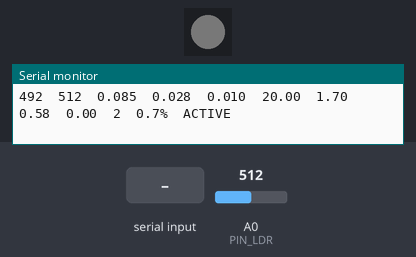
This sketch was run on a simulated Arduino Uno, built with avr-gcc and run on an emulated ATmega328P. On the bench: 1 RGB LEDs in strip order, left to right, the last lines printed to the serial monitor. The inputs (shaded band) are chosen by the test bench; at power-on: A0 (PIN_LDR) = 512. Dim RGB values are drawn brighter than linear.

Above: at 2.4 s.
2.5 s: A0 (PIN_LDR) set to 716
5.5 s: A0 (PIN_LDR) set to 509
8.5 s: A0 (PIN_LDR) set to 494
10.7 s: "CAL\n" received over Serial
At 11.2 s:
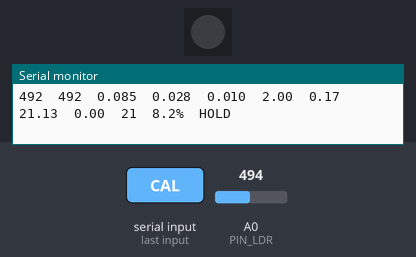
15.4 s: A0 (PIN_LDR) set to 460
At 16.4 s:
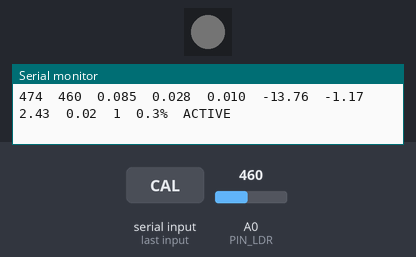
Timing chart, 0 to 19.4 s (numbered marks = the images above; inputs shaded):
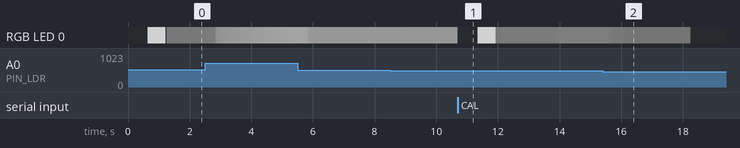

The sketch:

light-control-2.ino
```cpp
#include <Adafruit_NeoPixel.h>

// ---------------- Hardware ----------------
const int PIN_LED_DIN = 5;
const int PIN_LDR = A0;
const int LED_COUNT = 1;
Adafruit_NeoPixel strip(LED_COUNT, PIN_LED_DIN, NEO_GRB + NEO_KHZ800);

// ---------------- Loop timing ----------------
const unsigned long SAMPLE_MS = 20;  // 50 Hz control loop
const float DT = SAMPLE_MS / 1000.0f;

// ---------------- PID gains ----------------
// Conservative defaults to avoid flicker and overshoot.
float Kp = 0.085f;
float Ki = 0.028f;
float Kd = 0.010f;

// ---------------- Stability / smoothing ----------------
const float SENSOR_ALPHA = 0.10f;      // EMA on LDR reading
const float DERIV_ALPHA = 0.20f;       // EMA on derivative
const float ERROR_DEADBAND = 1.5f;     // Ignore tiny error
const float MAX_STEP = 1.8f;           // Max LED change per cycle (anti-flicker)
const float ITERM_LIMIT = 140.0f;      // Anti-windup clamp
const unsigned long PRINT_MS = 250;    // Human-readable telemetry rate
const int HEADER_EVERY = 16;           // Reprint column header every N lines
const float KP_STEP = 0.005f;
const float KI_STEP = 0.002f;
const float KD_STEP = 0.002f;
const int SP_STEP = 5;
const float PLOT_SNAP_ERR = 2.0f;            // If close enough, snap displayed MEA to SET.
const unsigned long PLOT_SNAP_MS = 1200;     // Must remain close for this long.
const float FLAT_LOCK_ENTER_ERR = 2.0f;      // Enter flat lock when near setpoint.
const float FLAT_LOCK_ENTER_DMEAS = 25.0f;   // And measured value is not moving quickly.
const unsigned long FLAT_LOCK_ENTER_MS = 1400;
const float FLAT_LOCK_EXIT_ERR = 5.0f;       // Exit on larger disturbance.
const float FLAT_LOCK_EXIT_DMEAS = 60.0f;
const unsigned int FLAT_LOCK_EXIT_COUNT = 2;

// Hold logic: tuned for smoother behavior without getting stuck in HOLD.
const float HOLD_ENTER_ERR = 3.0f;
const float HOLD_ENTER_DMEAS = 40.0f;
const unsigned long HOLD_ENTER_MS = 1000;
const float HOLD_EXIT_ERR = 6.0f;
const float HOLD_EXIT_DMEAS = 70.0f;
const unsigned int HOLD_EXIT_COUNT = 2;
const float HOLD_FORCE_EXIT_ERR = 10.0f;       // Immediate unlock if error is clearly large.
const unsigned long HOLD_REENTER_BLOCK_MS = 1200;  // Prevent rapid HOLD->ACTIVE->HOLD chatter.

// ---------------- Setpoint and plant sign ----------------
int setpoint = 500;   // will be replaced by auto-calibration
int plantSign = 1;    // +1: brighter LED => larger ADC, -1 opposite
int ambientLdr = 0;
int calibLdr = 0;

// ---------------- Controller state ----------------
float pvFilt = 0.0f;
float prevPv = 0.0f;
float dMeasFilt = 0.0f;
float iTerm = 0.0f;
float outPrev = 0.0f;
float lastError = 0.0f;
float lastPTerm = 0.0f;
float lastDTerm = 0.0f;
unsigned long lastControlMs = 0;
unsigned long lastPrintMs = 0;
unsigned int telemetryLines = 0;
unsigned long stableSinceMs = 0;
bool holdMode = false;
int holdBrightness = 0;
unsigned int unlockCounter = 0;
unsigned long holdReenableMs = 0;
unsigned long closeSinceMs = 0;
int measuredForPlot = 0;
unsigned long flatSinceMs = 0;
bool flatLockMode = false;
int flatBrightness = 0;
unsigned int flatUnlockCounter = 0;

String serialLine;

int readLdrAveraged() {
  long acc = 0;
  for (int i = 0; i < 8; i++) {
    acc += analogRead(PIN_LDR);
  }
  return (int)(acc / 8);
}

void setWhiteBrightness(int brightness) {
  brightness = constrain(brightness, 0, 255);
  strip.setPixelColor(0, strip.Color(brightness, brightness, brightness));
  strip.show();
}

void printStatus() {
  Serial.print("PID: Kp=");
  Serial.print(Kp, 4);
  Serial.print(" Ki=");
  Serial.print(Ki, 4);
  Serial.print(" Kd=");
  Serial.print(Kd, 4);
  Serial.print(" | SP=");
  Serial.print(setpoint);
  Serial.print(" | sign=");
  Serial.print(plantSign);
  Serial.print(" | ambient=");
  Serial.print(ambientLdr);
  Serial.print(" | calib=");
  Serial.println(calibLdr);
  Serial.println("Quick tune keys: W/S = SP +/- , U/J = Kp +/- , I/K = Ki +/- , O/L = Kd +/-");
}

void calibrate() {
  const int calibrationBrightness = 120;

  // Read ambient with LED off.
  setWhiteBrightness(0);
  delay(250);
  long offSum = 0;
  for (int i = 0; i < 100; i++) {
    offSum += readLdrAveraged();
    delay(3);
  }
  ambientLdr = (int)(offSum / 100);

  // Read response at a known white brightness.
  setWhiteBrightness(calibrationBrightness);
  delay(250);
  long onSum = 0;
  for (int i = 0; i < 80; i++) {
    onSum += readLdrAveraged();
    delay(3);
  }
  calibLdr = (int)(onSum / 80);
  setWhiteBrightness(0);

  plantSign = (calibLdr > ambientLdr) ? 1 : -1;

  // Choose a sensible target in the controllable direction.
  // We aim for ~70% of the measured delta at the calibration brightness
  // for decent headroom and smooth control.
  int measuredDelta = abs(calibLdr - ambientLdr);
  int targetDelta = constrain((int)(measuredDelta * 0.70f), 20, 220);
  setpoint = constrain(ambientLdr + plantSign * targetDelta, 5, 1018);

  pvFilt = ambientLdr;
  prevPv = ambientLdr;
  dMeasFilt = 0.0f;
  iTerm = 0.0f;
  outPrev = 0.0f;
  holdMode = false;
  holdBrightness = 0;
  stableSinceMs = 0;
  unlockCounter = 0;
  holdReenableMs = 0;
  closeSinceMs = 0;
  measuredForPlot = ambientLdr;
  flatSinceMs = 0;
  flatLockMode = false;
  flatBrightness = 0;
  flatUnlockCounter = 0;

  Serial.println("Calibration complete.");
  if (measuredDelta < 8) {
    Serial.println("Warning: very weak LDR coupling. Move LDR closer to LED.");
  }
  printStatus();
}

void printTelemetry(int brightness) {
  bool stable = (fabs(lastError) <= HOLD_ENTER_ERR) &&
                (fabs(dMeasFilt) <= HOLD_ENTER_DMEAS);

  if (telemetryLines % HEADER_EVERY == 0) {
    Serial.println("SET\tMEA\tP\tI\tD\tERR\tPTERM\tITERM\tDTERM\tLED\tLED%\tSTATE");
  }
  telemetryLines++;

  int ledPct10 = (brightness * 1000) / 255;  // one decimal place without float format cost

  Serial.print(setpoint); Serial.print("\t");
  Serial.print(measuredForPlot); Serial.print("\t");
  Serial.print(Kp, 3); Serial.print("\t");
  Serial.print(Ki, 3); Serial.print("\t");
  Serial.print(Kd, 3); Serial.print("\t");
  Serial.print(lastError, 2); Serial.print("\t");
  Serial.print(lastPTerm, 2); Serial.print("\t");
  Serial.print(iTerm, 2); Serial.print("\t");
  Serial.print(lastDTerm, 2); Serial.print("\t");
  Serial.print(brightness); Serial.print("\t");
  Serial.print(ledPct10 / 10); Serial.print(".");
  Serial.print(ledPct10 % 10); Serial.print("%\t");
  if (holdMode) Serial.println("HOLD");
  else if (flatLockMode) Serial.println("FLAT");
  else Serial.println(stable ? "STABLE" : "ACTIVE");
}

void handleSerial() {
  while (Serial.available() > 0) {
    char c = (char)Serial.read();
    if (c == '\r') continue;
    if (c != '\n') {
      serialLine += c;
      continue;
    }

    serialLine.trim();
    if (serialLine.length() == 0) {
      serialLine = "";
      continue;
    }

    if (serialLine.equalsIgnoreCase("CAL")) {
      calibrate();
    } else if (serialLine.equalsIgnoreCase("P")) {
      printStatus();
      Serial.println("Commands: CAL | P | KP v | KI v | KD v | SP v");
      Serial.println("Quick keys: W/S(SP) U/J(Kp) I/K(Ki) O/L(Kd)");
    } else if (serialLine.length() == 1) {
      char key = serialLine.charAt(0);
      switch (key) {
        case 'W':
        case 'w':
          setpoint = constrain(setpoint + SP_STEP, 0, 1023);
          break;
        case 'S':
        case 's':
          setpoint = constrain(setpoint - SP_STEP, 0, 1023);
          break;
        case 'U':
        case 'u':
          Kp += KP_STEP;
          break;
        case 'J':
        case 'j':
          Kp = max(0.0f, Kp - KP_STEP);
          break;
        case 'I':
        case 'i':
          Ki += KI_STEP;
          break;
        case 'K':
        case 'k':
          Ki = max(0.0f, Ki - KI_STEP);
          break;
        case 'O':
        case 'o':
          Kd += KD_STEP;
          break;
        case 'L':
        case 'l':
          Kd = max(0.0f, Kd - KD_STEP);
          break;
        default:
          Serial.println("Unknown quick key. Use W/S, U/J, I/K, O/L.");
          serialLine = "";
          continue;
      }
      printStatus();
    } else {
      int sep = serialLine.indexOf(' ');
      if (sep > 0) {
        String cmd = serialLine.substring(0, sep);
        String arg = serialLine.substring(sep + 1);
        cmd.trim();
        arg.trim();

        if (arg.length() == 0) {
          Serial.println("Missing value. Example: KP 0.080");
        } else {
          float val = arg.toFloat();
          bool handled = true;

          if (cmd.equalsIgnoreCase("KP")) Kp = max(0.0f, val);
          else if (cmd.equalsIgnoreCase("KI")) Ki = max(0.0f, val);
          else if (cmd.equalsIgnoreCase("KD")) Kd = max(0.0f, val);
          else if (cmd.equalsIgnoreCase("SP")) setpoint = (int)constrain(val, 0.0f, 1023.0f);
          else handled = false;

          if (handled) printStatus();
          else {
            Serial.println("Unknown command.");
            Serial.println("Commands: CAL | P | KP v | KI v | KD v | SP v");
            Serial.println("Quick keys: W/S(SP) U/J(Kp) I/K(Ki) O/L(Kd)");
          }
        }
      } else {
        Serial.println("Commands: CAL | P | KP v | KI v | KD v | SP v");
        Serial.println("Quick keys: W/S(SP) U/J(Kp) I/K(Ki) O/L(Kd)");
      }
    }

    serialLine = "";
  }
}

void setup() {
  pinMode(PIN_LDR, INPUT);
  strip.begin();
  strip.clear();
  strip.show();

  Serial.begin(115200);
  unsigned long serialWaitStart = millis();
  while (!Serial && (millis() - serialWaitStart < 1500)) {
    ;  // Short wait for serial monitor, then continue headless.
  }

  Serial.println("WS2812 + LDR PID controller starting...");
  calibrate();
  Serial.println("Type 'P' for config, 'CAL' to recalibrate, or 'SP/KP/KI/KD value' to tune.");
  Serial.println("Quick tune keys: W/S(SP) U/J(Kp) I/K(Ki) O/L(Kd)");

  lastControlMs = millis();
  lastPrintMs = lastControlMs;
}

void loop() {
  handleSerial();

  unsigned long now = millis();
  if ((now - lastControlMs) < SAMPLE_MS) return;
  lastControlMs += SAMPLE_MS;

  int rawLdr = readLdrAveraged();

  // Sensor filtering
  pvFilt += SENSOR_ALPHA * ((float)rawLdr - pvFilt);

  // Signed error so positive error always means "need more LED output".
  float error = plantSign * ((float)setpoint - pvFilt);
  if (fabs(error) < ERROR_DEADBAND) error = 0.0f;
  lastError = error;

  // Derivative on measurement (less kick when setpoint changes).
  float dMeas = (pvFilt - prevPv) / DT;
  prevPv = pvFilt;
  dMeasFilt += DERIV_ALPHA * (dMeas - dMeasFilt);

  float pTerm = Kp * error;
  float dTerm = -Kd * dMeasFilt;
  lastPTerm = pTerm;
  lastDTerm = dTerm;

  // Conditional integration anti-windup.
  float uNoI = pTerm + iTerm + dTerm;
  bool atHighAndWorsening = (uNoI > 255.0f && error > 0.0f);
  bool atLowAndWorsening = (uNoI < 0.0f && error < 0.0f);
  // Freeze integral while output is held to avoid integral drift under locked actuator.
  if (!holdMode && !flatLockMode && !(atHighAndWorsening || atLowAndWorsening)) {
    iTerm += Ki * error * DT;
  }
  iTerm = constrain(iTerm, -ITERM_LIMIT, ITERM_LIMIT);

  // Compose output and apply anti-flicker slew-rate limiting.
  float u = pTerm + iTerm + dTerm;
  u = constrain(u, 0.0f, 255.0f);
  u = constrain(u, outPrev - MAX_STEP, outPrev + MAX_STEP);
  int brightness = (int)(u + 0.5f);

  // Stability hold: freeze output once settled, release only on larger changes.
  bool stableNow = (fabs(error) <= HOLD_ENTER_ERR) && (fabs(dMeasFilt) <= HOLD_ENTER_DMEAS);
  if (!holdMode) {
    if (stableNow && now >= holdReenableMs) {
      if (stableSinceMs == 0) stableSinceMs = now;
      if ((now - stableSinceMs) >= HOLD_ENTER_MS) {
        holdMode = true;
        holdBrightness = brightness;
        unlockCounter = 0;
      }
    } else {
      stableSinceMs = 0;
    }
  } else {
    bool forceExit = (fabs(error) >= HOLD_FORCE_EXIT_ERR);
    bool largeChange = forceExit || (fabs(error) >= HOLD_EXIT_ERR) || (fabs(dMeasFilt) >= HOLD_EXIT_DMEAS);
    if (largeChange) {
      unlockCounter = forceExit ? HOLD_EXIT_COUNT : (unlockCounter + 1);
      if (unlockCounter >= HOLD_EXIT_COUNT) {
        holdMode = false;
        stableSinceMs = 0;
        unlockCounter = 0;
        holdReenableMs = now + HOLD_REENTER_BLOCK_MS;
      }
    } else {
      unlockCounter = 0;
    }
    brightness = holdBrightness;
    u = (float)holdBrightness;
  }

  // Flat lock: freeze LED output after settling to stop low-level flicker.
  bool flatEligible = !holdMode &&
                      (fabs(error) <= FLAT_LOCK_ENTER_ERR) &&
                      (fabs(dMeasFilt) <= FLAT_LOCK_ENTER_DMEAS);
  if (!flatLockMode) {
    if (flatEligible) {
      if (flatSinceMs == 0) flatSinceMs = now;
      if ((now - flatSinceMs) >= FLAT_LOCK_ENTER_MS) {
        flatLockMode = true;
        flatBrightness = brightness;
        flatUnlockCounter = 0;
      }
    } else {
      flatSinceMs = 0;
    }
  } else {
    bool flatLargeChange = (fabs(error) >= FLAT_LOCK_EXIT_ERR) ||
                           (fabs(dMeasFilt) >= FLAT_LOCK_EXIT_DMEAS);
    if (flatLargeChange) {
      flatUnlockCounter++;
      if (flatUnlockCounter >= FLAT_LOCK_EXIT_COUNT) {
        flatLockMode = false;
        flatSinceMs = 0;
        flatUnlockCounter = 0;
      }
    } else {
      flatUnlockCounter = 0;
    }
    brightness = flatBrightness;
    u = (float)flatBrightness;
  }

  outPrev = u;
  setWhiteBrightness(brightness);

  // Plot smoothing: once we're very close for a while, pin displayed MEA to SET.
  bool closeToSetpoint = (fabs(error) <= PLOT_SNAP_ERR);
  if (closeToSetpoint) {
    if (closeSinceMs == 0) closeSinceMs = now;
  } else {
    closeSinceMs = 0;
  }
  bool snapForPlot = holdMode || flatLockMode || (closeSinceMs != 0 && (now - closeSinceMs) >= PLOT_SNAP_MS);
  if (snapForPlot) measuredForPlot = setpoint;
  else measuredForPlot = (int)(pvFilt + 0.5f);

  if ((now - lastPrintMs) >= PRINT_MS) {
    lastPrintMs = now;
    printTelemetry(brightness);
  }
}
```

Measured:
- the behaviour switches between 461 and 460 on A0 (PIN_LDR) (found by bisection; images 1 and 2)
- after the input at 10.7 s, RGB LED 0: RGB(21, 21, 21) → off at once, → RGB(120, 120, 120) 0.64 s later, → RGB(2, 2, 2) 0.58 s later, → RGB(3, 3, 3) 0.21 s later, … (5 changes in this stretch)
